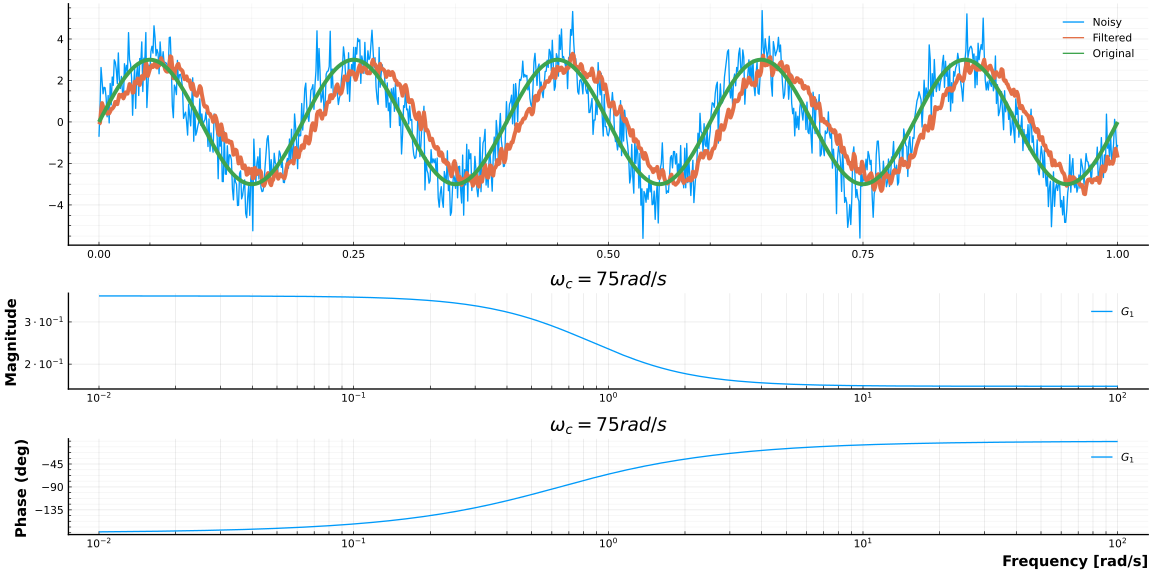

Julia code for this plot:
ωc_lp = 75; # Hz
F_lp = Butter_LP(1, ωc_lp)

F_notch_1 = iirnotch(4*f1, 30; fs = 1/T)
F_notch_2 = iirnotch(16*f1, 30; fs = 1/T)

F_Notch = F_notch_1 * F_notch_2;
F_lp_Notch = F_Notch * SecondOrderSections(F_lp)

@show HLP = minreal(Filter_to_TF(ZeroPoleGain(F_lp_Notch)))

global FilteredDataLPNotch = filt(F_lp_Notch, NoisyData)

LPNotchError = sqrt(mean((OriginalData-FilteredDataLPNotch).^2))

global psignal = plot(t, NoisyData, label="Noisy")
plot!(psignal, t, FilteredDataLPNotch, lw=3, label="Filtered")
plot!(psignal, t, OriginalData, lw=3, label="Original")

p1 = psignal
p2 = bodeplot(HLP, title = "\$ ω_c = $ωc_lp rad/s\$")

pl = plot(p1, p2, layout = (2,1), size=(1200, 600))
plot!(pl, background_color=:transparent, foreground_color=:black, size=(1200, 600); grid=true, minorgrid=true) #hide

savefig("snippet5.svg") #hide

